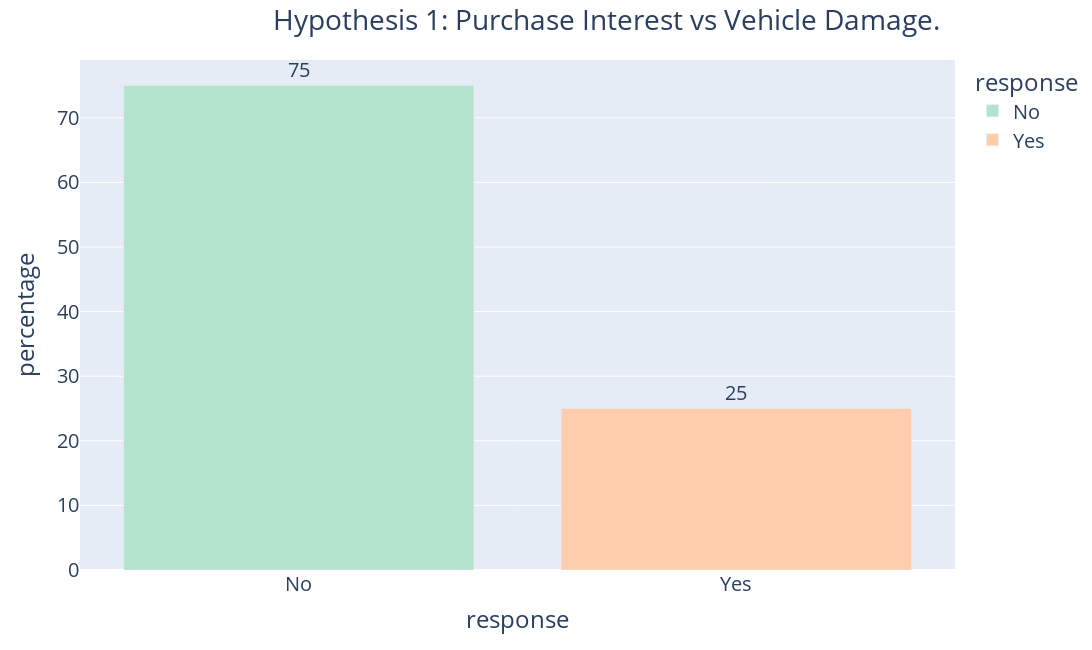

This figure's notebook cell:
### Markdown cell above
### 4.2 - BIVARIATE ANALYSIS

### Code cell
#1.The interest on purchase the vehicle insurance is greater for customers that damaged their vehicle before and doesn't have insurance. (FALSE)
d1 = df4[( df4['previously_insured'] == 0) & (df4['vehicle_damage'] == 1)]

ax1 = d1[['response','id']].groupby('response').count().reset_index()
ax1['percentage'] = round(ax1['id'] / d1['id'].count()*100)
ax1['response'] = ax1['response'].apply(lambda x: 'No' if (x == 0) else 'Yes')

# Bar chart
fig1 = px.bar(ax1, x='response', 
              y='percentage', 
              color='response', 
              text='percentage', 
              width=1500,
              height=650,
              color_discrete_sequence=px.colors.qualitative.Pastel2)
fig1.update_traces(texttemplate='%{text:.2s}', 
                   textposition='outside')
fig1.update_layout(title_text="Hypothesis 1: Purchase Interest vs Vehicle Damage.", 
                   title_x=0.25,
                   font=dict(size=20))
fig1.show()

### Figure 1 — Plotly figure (JSON) as saved in the notebook; plotly's stock layout.template omitted (floating-point values rounded to 4 significant figures)
{"data": [{"alignmentgroup": "True", "hovertemplate": "response=%{x}<br>percentage=%{text}<extra></extra>", "legendgroup": "No", "marker": {"color": "rgb(179,226,205)", "pattern": {"shape": ""}}, "name": "No", "offsetgroup": "No", "orientation": "v", "showlegend": true, "text": [75], "textposition": "outside", "texttemplate": "%{text:.2s}", "type": "bar", "x": ["No"], "xaxis": "x", "y": [75], "yaxis": "y"}, {"alignmentgroup": "True", "hovertemplate": "response=%{x}<br>percentage=%{text}<extra></extra>", "legendgroup": "Yes", "marker": {"color": "rgb(253,205,172)", "pattern": {"shape": ""}}, "name": "Yes", "offsetgroup": "Yes", "orientation": "v", "showlegend": true, "text": [25], "textposition": "outside", "texttemplate": "%{text:.2s}", "type": "bar", "x": ["Yes"], "xaxis": "x", "y": [25], "yaxis": "y"}], "layout": {"barmode": "relative", "font": {"size": 20}, "height": 650, "legend": {"title": {"text": "response"}, "tracegroupgap": 0}, "margin": {"t": 60}, "title": {"text": "Hypothesis 1: Purchase Interest vs Vehicle Damage.", "x": 0.25}, "width": 1500, "xaxis": {"anchor": "y", "categoryarray": ["No", "Yes"], "categoryorder": "array", "domain": [0, 1], "title": {"text": "response"}}, "yaxis": {"anchor": "x", "domain": [0, 1], "title": {"text": "percentage"}}}}
